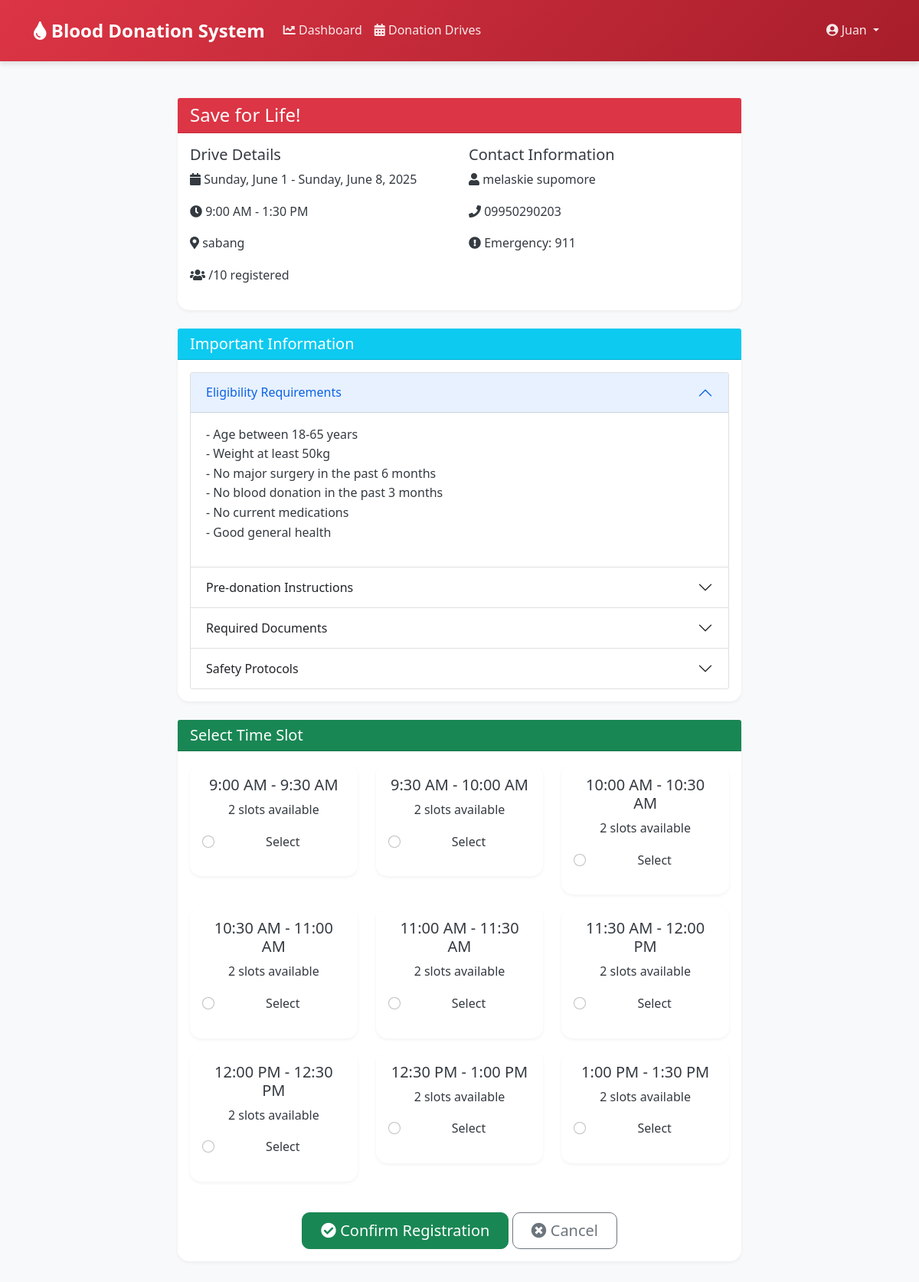
/drives/9/register/ (signed in), run on the app's committed database.
### donation/models.py (models this page shows, shortened)
class DonationDrive(models.Model):
    name = models.CharField(max_length=200)
    start_date = models.DateField(help_text="Start date of the donation drive", null=True)
    end_date = models.DateField(help_text="End date of the donation drive", null=True)
    start_time = models.TimeField()
    end_time = models.TimeField()
    location = models.CharField(max_length=300)
    venue_details = models.TextField(blank=True, help_text="Specific details about the venue, parking, etc.")
    max_donors = models.PositiveIntegerField(default=10)
    max_donors_per_slot = models.PositiveIntegerField(default=2, help_text="Maximum donors that can be processed simultaneously")
    blood_type_targets = models.JSONField(default=dict, blank=True, null=True, help_text="Target number of donors for each blood type")
    eligibility_requirements = models.TextField(help_text="Basic eligibility criteria for donors", default="")
    pre_donation_instructions = models.TextField(help_text="Instructions for donors to follow before donation", default="")
    required_documents = models.TextField(help_text="List of required documents donors should bring", default="")
    medical_staff_count = models.PositiveIntegerField(default=2, help_text="Number of medical staff available")
    equipment_available = models.TextField(help_text="Available medical equipment and supplies", default="")
    safety_protocols = models.TextField(help_text="COVID-19 and other safety protocols", default="")
    contact_person = models.CharField(max_length=100, default="")
    contact_number = models.CharField(max_length=20, default="")
    emergency_number = models.CharField(max_length=20, default="")
    is_active = models.BooleanField(default=True)
    cancellation_reason = models.TextField(blank=True)
    weather_dependent = models.BooleanField(default=True, help_text="Whether the drive may be affected by weather")
    def get_available_slots(self):
        slots = []
        current_time = self.start_time
        while current_time < self.end_time:
            next_time = (datetime.combine(date.min, current_time) +
                        timedelta(minutes=TIME_SLOT_DURATION)).time()
            if next_time <= self.end_time:
                slots.append({
                    'start': current_time,
                    'end': next_time,
                    'capacity': self.max_donors_per_slot
                })
            current_time = next_time
        return slots

### donation/views.py (the view, shortened to what this page needs)
# urls.py: path('drives/<int:pk>/register/', views.register_for_drive, name='register-for-drive'),
@login_required
def register_for_drive(request, pk):
    drive = get_object_or_404(DonationDrive, pk=pk)
    if not drive.is_active:
        messages.error(request, "This drive has been cancelled or is no longer active.")
        return redirect('drive-list')
    try:
        donor = Donor.objects.get(user=request.user)
    except Donor.DoesNotExist:
        messages.error(request, "You must complete your donor profile before registering for a drive.")
        return redirect('update-profile')
    if DriveRegistration.objects.filter(drive=drive, donor=donor).exists():
        messages.info(request, "You are already registered for this drive.")
        return redirect('drive-detail', pk=pk)
    registered_count = DriveRegistration.objects.filter(drive=drive).count()
    if registered_count >= drive.max_donors:
        messages.error(request, "Registration is full for this drive.")
        return redirect('drive-detail', pk=pk)
    available_slots = drive.get_available_slots()
    if not available_slots:
        messages.error(request, "No time slots available for this drive.")
        return redirect('drive-detail', pk=pk)
    context = {
        'drive': drive,
        'available_slots': available_slots,
    }
    return render(request, 'donation/register_for_drive.html', context)

### donation/templates/donation/register_for_drive.html (shortened to what this page needs)
{% extends "donation/base.html" %}
{% load crispy_forms_tags %}
{% block content %}
<div class="container py-4">
    <div class="row">
        <div class="col-md-8 mx-auto">
            <div class="card mb-4">
                <div class="card-header bg-danger text-white">
                    <h4 class="mb-0">{{ drive.name }}</h4>
                </div>
                <div class="card-body">
                    <div class="row">
                        <div class="col-md-6">
                            <h5>Drive Details</h5>
                            {% if drive.start_date == drive.end_date %}
                                <p><i class="fas fa-calendar"></i> {{ drive.start_date|date:"l, F j, Y" }}</p>
                            {% else %}
                                <p><i class="fas fa-calendar"></i> {{ drive.start_date|date:"l, F j" }} - {{ drive.end_date|date:"l, F j, Y" }}</p>
                            {% endif %}
                            <p><i class="fas fa-clock"></i> {{ drive.start_time|time:"g:i A" }} - {{ drive.end_time|time:"g:i A" }}</p>
                            <p><i class="fas fa-map-marker-alt"></i> {{ drive.location }}</p>
                            <p><i class="fas fa-users"></i> {{ drive.registered_count }}/{{ drive.max_donors }} registered</p>
                        </div>
                        <div class="col-md-6">
                            <h5>Contact Information</h5>
                            <p><i class="fas fa-user"></i> {{ drive.contact_person }}</p>
                            <p><i class="fas fa-phone"></i> {{ drive.contact_number }}</p>
                            <p><i class="fas fa-exclamation-circle"></i> Emergency: {{ drive.emergency_number }}</p>
                        </div>
                    </div>
                </div>
            </div>
            <div class="card mb-4">
                <div class="card-header bg-info text-white">
                    <h5 class="mb-0">Important Information</h5>
                </div>
                <div class="card-body">
                    <div class="accordion" id="requirementsAccordion">
                        <div class="accordion-item">
                            <h2 class="accordion-header">
                                <button class="accordion-button" type="button" data-bs-toggle="collapse" data-bs-target="#eligibilityCollapse">
                                    Eligibility Requirements
                                </button>
                            </h2>
                            <div id="eligibilityCollapse" class="accordion-collapse collapse show">
                                <div class="accordion-body">
                                    {{ drive.eligibility_requirements|linebreaks }}
                                </div>
                            </div>
                        </div>
                        <div class="accordion-item">
                            <h2 class="accordion-header">
                                <button class="accordion-button collapsed" type="button" data-bs-toggle="collapse" data-bs-target="#instructionsCollapse">
                                    Pre-donation Instructions
                                </button>
                            </h2>
                        </div>
                        <div class="accordion-item">
                            <h2 class="accordion-header">
                                <button class="accordion-button collapsed" type="button" data-bs-toggle="collapse" data-bs-target="#documentsCollapse">
                                    Required Documents
                                </button>
                            </h2>
                        </div>
                        <div class="accordion-item">
                            <h2 class="accordion-header">
                                <button class="accordion-button collapsed" type="button" data-bs-toggle="collapse" data-bs-target="#safetyCollapse">
                                    Safety Protocols
                                </button>
                            </h2>
                        </div>
                    </div>
                </div>
            </div>
            <div class="card">
                <div class="card-header bg-success text-white">
                    <h5 class="mb-0">Select Time Slot</h5>
                </div>
                <div class="card-body">
                    <form method="post">
                        <div class="row">
                            {% for slot in available_slots %}
                            <div class="col-md-4 mb-3">
                                <div class="card {% if slot.capacity > 0 %}border-success{% else %}border-secondary{% endif %}">
                                    <div class="card-body text-center">
                                        <h5 class="card-title">{{ slot.start|time:"g:i A" }} - {{ slot.end|time:"g:i A" }}</h5>
                                        <p class="card-text">
                                            {% if slot.capacity > 0 %}
                                            {{ slot.capacity }} slots available
                                            <div class="form-check">
                                                <input class="form-check-input" type="radio" name="time_slot"
                                                       value="{{ slot.start|time:'H:i' }}" id="slot{{ forloop.counter }}">
                                                <label class="form-check-label" for="slot{{ forloop.counter }}">
                                                    Select
                                                </label>
                                            </div>
                                            {% else %}
                                            <span class="text-muted">Full</span>
                                            {% endif %}
                                        </p>
                                    </div>
                                </div>
                            </div>
                            {% endfor %}
                        </div>
                        <div class="text-center mt-4">
                            <button type="submit" class="btn btn-success btn-lg">
                                <i class="fas fa-check-circle"></i> Confirm Registration
                            </button>
                            <a href="{% url 'drive-detail' drive.pk %}" class="btn btn-outline-secondary btn-lg">
                                <i class="fas fa-times-circle"></i> Cancel
                            </a>
                        </div>
                    </form>
                </div>
            </div>
        </div>
    </div>
</div>
{% endblock %}

### donation/templates/donation/base.html (shortened to what this page needs)
{% load static %}
<!DOCTYPE html>
<html lang="en">
<head>
    <link href="https://cdn.jsdelivr.net/npm/bootstrap@5.1.3/dist/css/bootstrap.min.css" rel="stylesheet">
    <link href="https://cdnjs.cloudflare.com/ajax/libs/font-awesome/5.15.4/css/all.min.css" rel="stylesheet">
    <link href="{% static 'donation/css/custom.css' %}" rel="stylesheet">
</head>
<body>
    <nav class="navbar navbar-expand-lg">
        <div class="container-fluid">
            <a href="{% url 'home' %}" class="navbar-brand">
                <i class="fas fa-tint"></i>
                Blood Donation System
            </a>
            <div class="collapse navbar-collapse" id="navbarNav">
                <ul class="navbar-nav me-auto">
                    {% if user.is_authenticated %}
                        {% if user.is_staff %}
                            <li class="nav-item">
                                <a href="{% url 'admin-dashboard' %}" class="nav-link {% if request.resolver_match.url_name == 'admin-dashboard' %}active{% endif %}">
                                    <i class="fas fa-chart-line"></i> Dashboard
                                </a>
                            </li>
                            <li class="nav-item">
                                <a href="{% url 'drive-list' %}" class="nav-link {% if request.resolver_match.url_name == 'drive-list' %}active{% endif %}">
                                    <i class="fas fa-calendar-alt"></i> Donation Drives
                                </a>
                            </li>
                            <li class="nav-item">
                                <a href="{% url 'manage-inventory' %}" class="nav-link {% if request.resolver_match.url_name == 'manage-inventory' %}active{% endif %}">
                                    <i class="fas fa-boxes"></i> Inventory
                                </a>
                            </li>
                        {% else %}
                            <li class="nav-item">
                                <a href="{% url 'donor-dashboard' %}" class="nav-link {% if request.resolver_match.url_name == 'donor-dashboard' %}active{% endif %}">
                                    <i class="fas fa-chart-line"></i> Dashboard
                                </a>
                            </li>
                            <li class="nav-item">
                                <a href="{% url 'drive-list' %}" class="nav-link {% if request.resolver_match.url_name == 'drive-list' %}active{% endif %}">
                                    <i class="fas fa-calendar-alt"></i> Donation Drives
                                </a>
                            </li>
                        {% endif %}
                    {% endif %}
                </ul>
                <ul class="navbar-nav">
                    {% if user.is_authenticated %}
                        <li class="nav-item dropdown">
                            <a class="nav-link dropdown-toggle" href="#" id="userDropdown" role="button" data-bs-toggle="dropdown">
                                <i class="fas fa-user-circle"></i> {{ user.username }}
                            </a>
                        </li>
                    {% endif %}
                </ul>
            </div>
        </div>
    </nav>
    <main class="py-4">
        {% block content %}{% endblock %}
    </main>
</body>
</html>

### donation/static/donation/css/custom.css (style rules this page uses)
:root { --primary-color: #dc3545; --primary-dark: #a71d2a; --secondary-color: #6c757d; --success-color: #28a745; --info-color: #17a2b8; --warning-color: #ffc107; --danger-color: #dc3545; --light-color: #f8f9fa; --dark-color: #343a40; --white: #ffffff; --shadow-sm: 0 2px 4px rgba(0,0,0,0.05); --shadow-md: 0 4px 6px rgba(0,0,0,0.1); --shadow-lg: 0 10px 15px rgba(0,0,0,0.1); --transition: all 0.3s ease; }
body { font-family: 'Segoe UI', Tahoma, Geneva, Verdana, sans-serif; background-color: var(--light-color); color: var(--dark-color); line-height: 1.6; }
.navbar { background: linear-gradient(135deg, var(--primary-color) 0%, var(--primary-dark) 100%); padding: 1rem 2rem; box-shadow: var(--shadow-md); }
.navbar-brand { font-weight: bold; font-size: 1.5rem; color: var(--white) !important; }
.navbar-nav .nav-link { color: var(--white) !important; opacity: 0.9; transition: var(--transition); }
.card { border: none; border-radius: 15px; box-shadow: var(--shadow-sm); transition: var(--transition); }
.btn { border-radius: 10px; padding: 0.5rem 1.5rem; font-weight: 500; transition: var(--transition); }
.fade-in { animation: fadeIn 0.6s ease forwards; }

### data on the page
DonationDrive: name "Save for Life!", start_date "Sunday, June 1", end_date "Sunday, June 8, 2025", start_time "9:00 AM", end_time "1:30 PM", location "sabang", max_donors "10", contact_person "melaskie supomore", contact_number "09950290203", emergency_number "911", eligibility_requirements "- Age between 18-65 years - Weight at least 50kg - No major surgery in the past 6 months - No blood donation in the past 3 months - No current medications - Good general health", start "9:00 AM"

### other printed values
{{ user.username }} "Juan"
{{ slot.end|time:"g:i A" }} "9:30 AM" "10:00 AM" "10:30 AM" "11:00 AM" "11:30 AM" "12:00 PM" "12:30 PM" "1:00 PM" "1:30 PM"
{{ slot.capacity }} "2" "2" "2" "2" "2" "2" "2" "2" "2"
{{ slot.start|time:"g:i A" }} "9:30 AM" "10:00 AM" "10:30 AM" "11:00 AM" "11:30 AM" "12:00 PM" "12:30 PM" "1:00 PM"
